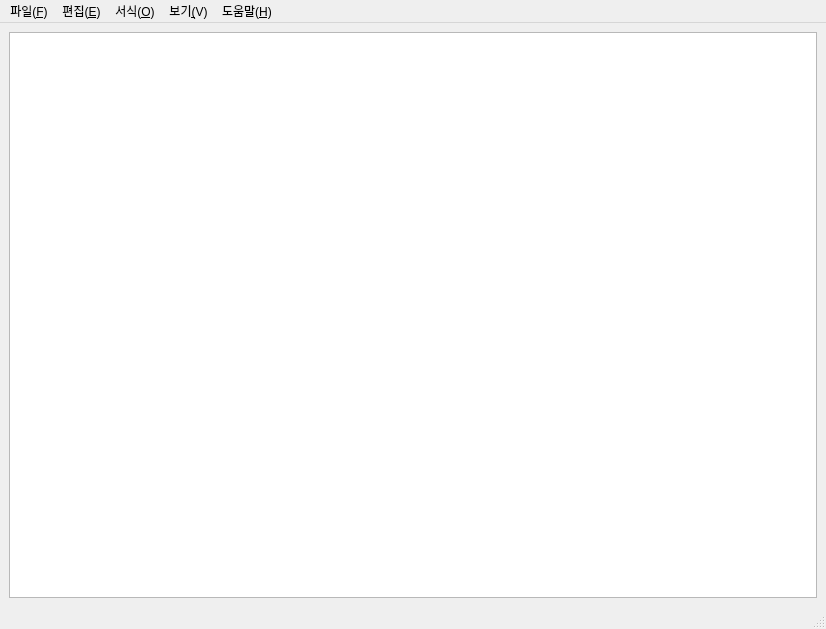
<?xml version="1.0" encoding="UTF-8"?>
<ui version="4.0">
 <class>MainWindow</class>
 <widget class="QMainWindow" name="MainWindow">
  <property name="geometry">
   <rect>
    <x>0</x>
    <y>0</y>
    <width>826</width>
    <height>629</height>
   </rect>
  </property>
  <property name="windowTitle">
   <string>MainWindow</string>
  </property>
  <widget class="QWidget" name="centralwidget">
   <layout class="QGridLayout" name="gridLayout">
    <item row="0" column="0">
     <widget class="QPlainTextEdit" name="plainTextEdit"/>
    </item>
   </layout>
  </widget>
  <widget class="QMenuBar" name="menubar">
   <property name="geometry">
    <rect>
     <x>0</x>
     <y>0</y>
     <width>826</width>
     <height>24</height>
    </rect>
   </property>
   <widget class="QMenu" name="menu_F">
    <property name="title">
     <string>파일(&amp;F)</string>
    </property>
    <addaction name="action_N"/>
    <addaction name="action_W"/>
    <addaction name="action_O"/>
    <addaction name="action_S"/>
    <addaction name="action_A"/>
    <addaction name="separator"/>
    <addaction name="action_U"/>
    <addaction name="action_P"/>
    <addaction name="separator"/>
    <addaction name="action_X"/>
   </widget>
   <widget class="QMenu" name="menu_E">
    <property name="title">
     <string>편집(&amp;E)</string>
    </property>
    <addaction name="action_U_2"/>
    <addaction name="separator"/>
    <addaction name="action_T"/>
    <addaction name="action_C"/>
    <addaction name="action_P_2"/>
    <addaction name="action_L"/>
    <addaction name="separator"/>
    <addaction name="actionBing_S"/>
    <addaction name="action_F"/>
    <addaction name="action_N_2"/>
    <addaction name="action_V"/>
    <addaction name="action_R"/>
    <addaction name="action_G"/>
    <addaction name="separator"/>
    <addaction name="action_A_2"/>
    <addaction name="action_D"/>
   </widget>
   <widget class="QMenu" name="menu_O">
    <property name="title">
     <string>서식(&amp;O)</string>
    </property>
    <addaction name="action_W_2"/>
    <addaction name="action_F_2"/>
   </widget>
   <widget class="QMenu" name="menu_V">
    <property name="title">
     <string>보기&amp;(V)</string>
    </property>
    <widget class="QMenu" name="menu">
     <property name="title">
      <string>확대하기/축소하기</string>
     </property>
     <addaction name="action_I"/>
     <addaction name="action_O_2"/>
     <addaction name="action_8"/>
    </widget>
    <addaction name="menu"/>
    <addaction name="action_S_checkable"/>
   </widget>
   <widget class="QMenu" name="menu_H">
    <property name="title">
     <string>도움말(&amp;H)</string>
    </property>
    <addaction name="action_H"/>
    <addaction name="action_F_3"/>
    <addaction name="separator"/>
    <addaction name="action_A_3"/>
   </widget>
   <addaction name="menu_F"/>
   <addaction name="menu_E"/>
   <addaction name="menu_O"/>
   <addaction name="menu_V"/>
   <addaction name="menu_H"/>
  </widget>
  <widget class="QStatusBar" name="statusbar"/>
  <action name="action_N">
   <property name="text">
    <string>새로 만들기(&amp;N)</string>
   </property>
   <property name="shortcut">
    <string>Ctrl+N</string>
   </property>
  </action>
  <action name="action_W">
   <property name="text">
    <string>새 창(&amp;W)</string>
   </property>
   <property name="shortcut">
    <string>Ctrl+Shift+N</string>
   </property>
  </action>
  <action name="action_O">
   <property name="text">
    <string>열기(&amp;O)...</string>
   </property>
   <property name="shortcut">
    <string>Ctrl+O</string>
   </property>
  </action>
  <action name="action_S">
   <property name="text">
    <string>저장(&amp;S)</string>
   </property>
   <property name="shortcut">
    <string>Ctrl+S</string>
   </property>
  </action>
  <action name="action_A">
   <property name="text">
    <string>다른 이름으로 저장(&amp;A)...</string>
   </property>
   <property name="shortcut">
    <string>Ctrl+Shift+S</string>
   </property>
  </action>
  <action name="action_U">
   <property name="text">
    <string>페이지 설정(&amp;U)...</string>
   </property>
  </action>
  <action name="action_P">
   <property name="text">
    <string>인쇄(&amp;P)...</string>
   </property>
   <property name="shortcut">
    <string>Ctrl+P</string>
   </property>
  </action>
  <action name="action_X">
   <property name="text">
    <string>끝내기(&amp;X)</string>
   </property>
  </action>
  <action name="action_U_2">
   <property name="text">
    <string>실행 취소(&amp;U)</string>
   </property>
   <property name="shortcut">
    <string>Ctrl+Z</string>
   </property>
  </action>
  <action name="action_T">
   <property name="text">
    <string>잘라내기(&amp;T)</string>
   </property>
   <property name="shortcut">
    <string>Ctrl+X</string>
   </property>
  </action>
  <action name="action_C">
   <property name="text">
    <string>복사(&amp;C)</string>
   </property>
   <property name="shortcut">
    <string>Ctrl+C</string>
   </property>
  </action>
  <action name="action_P_2">
   <property name="text">
    <string>붙여넣기(&amp;P)</string>
   </property>
   <property name="shortcut">
    <string>Ctrl+V</string>
   </property>
  </action>
  <action name="action_L">
   <property name="text">
    <string>삭제(&amp;L)</string>
   </property>
   <property name="shortcut">
    <string>Del</string>
   </property>
  </action>
  <action name="actionBing_S">
   <property name="text">
    <string>Bing으로 검색(&amp;S)...</string>
   </property>
   <property name="shortcut">
    <string>Ctrl+E</string>
   </property>
  </action>
  <action name="action_F">
   <property name="text">
    <string>찾기(&amp;F)...</string>
   </property>
   <property name="shortcut">
    <string>Ctrl+F</string>
   </property>
  </action>
  <action name="action_N_2">
   <property name="text">
    <string>다음 찾기(&amp;N)</string>
   </property>
   <property name="shortcut">
    <string>F3</string>
   </property>
  </action>
  <action name="action_V">
   <property name="text">
    <string>이전 찾기(&amp;V)</string>
   </property>
   <property name="shortcut">
    <string>Shift+F3</string>
   </property>
  </action>
  <action name="action_R">
   <property name="text">
    <string>바꾸기(&amp;R)...</string>
   </property>
   <property name="shortcut">
    <string>Ctrl+H</string>
   </property>
  </action>
  <action name="action_G">
   <property name="text">
    <string>이동(&amp;G)...</string>
   </property>
   <property name="shortcut">
    <string>Ctrl+G</string>
   </property>
  </action>
  <action name="action_A_2">
   <property name="text">
    <string>모두 선택(&amp;A)</string>
   </property>
   <property name="shortcut">
    <string>Ctrl+A</string>
   </property>
  </action>
  <action name="action_D">
   <property name="text">
    <string>시간/날짜(&amp;D)</string>
   </property>
   <property name="shortcut">
    <string>F5</string>
   </property>
  </action>
  <action name="action_W_2">
   <property name="text">
    <string>자동 줄 바꿈(&amp;W)</string>
   </property>
  </action>
  <action name="action_F_2">
   <property name="text">
    <string>글꼴(&amp;F)...</string>
   </property>
  </action>
  <action name="action_I">
   <property name="text">
    <string>확대(&amp;I)</string>
   </property>
   <property name="shortcut">
    <string>Ctrl++</string>
   </property>
  </action>
  <action name="action_O_2">
   <property name="text">
    <string>축소(&amp;O)</string>
   </property>
   <property name="shortcut">
    <string>Ctrl+-</string>
   </property>
  </action>
  <action name="action_8">
   <property name="text">
    <string>확대하기/축소하기 기본값 복원</string>
   </property>
   <property name="shortcut">
    <string>Ctrl+0</string>
   </property>
  </action>
  <action name="action_S_checkable">
   <property name="checkable">
    <bool>true</bool>
   </property>
   <property name="checked">
    <bool>true</bool>
   </property>
   <property name="text">
    <string>상태 표시줄(&amp;S)</string>
   </property>
  </action>
  <action name="action_H">
   <property name="text">
    <string>도움말 보기(&amp;H)</string>
   </property>
  </action>
  <action name="action_F_3">
   <property name="text">
    <string>피드백 보내기(&amp;F)</string>
   </property>
  </action>
  <action name="action_A_3">
   <property name="text">
    <string>메모장 정보(&amp;A)</string>
   </property>
  </action>
 </widget>
 <resources/>
 <connections>
  <connection>
   <sender>action_X</sender>
   <signal>triggered()</signal>
   <receiver>MainWindow</receiver>
   <slot>close()</slot>
   <hints>
    <hint type="sourcelabel">
     <x>-1</x>
     <y>-1</y>
    </hint>
    <hint type="destinationlabel">
     <x>412</x>
     <y>314</y>
    </hint>
   </hints>
  </connection>
 </connections>
</ui>
